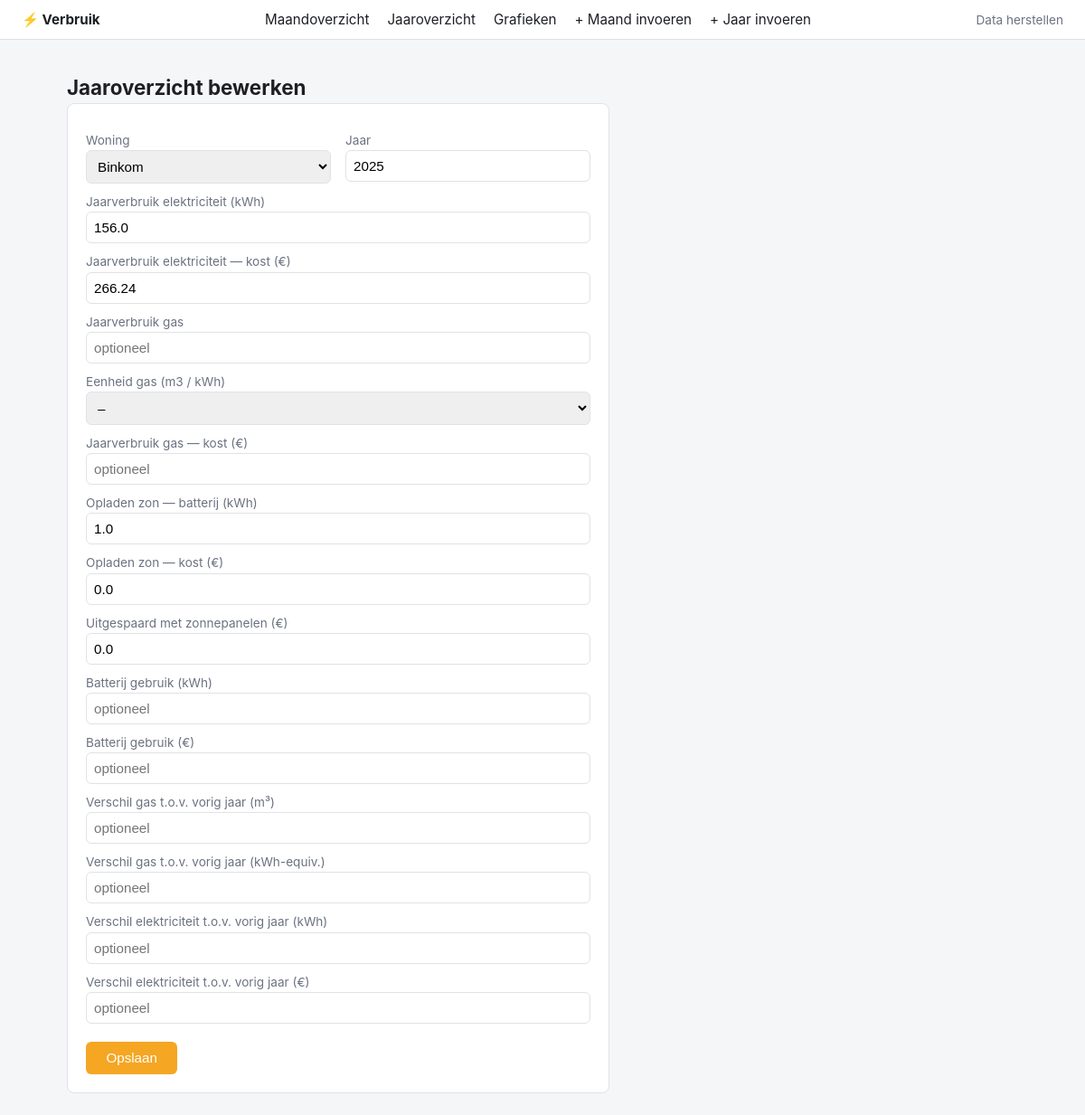
The page /jaaroverzicht/invoer/Binkom/2025 on the database its author committed.
### tables this page shows
CREATE TABLE jaaroverzicht (
    id INTEGER PRIMARY KEY AUTOINCREMENT,
    woning TEXT NOT NULL CHECK (woning IN ('Tienen', 'Binkom')),
    jaar INTEGER NOT NULL,

    jaarverbruik_elektriciteit_kwh REAL,
    jaarverbruik_elektriciteit_kost_eur REAL,

    jaarverbruik_gas REAL,
    jaarverbruik_gas_eenheid TEXT CHECK (jaarverbruik_gas_eenheid IN ('m3', 'kWh')),
    jaarverbruik_gas_kost_eur REAL,

    opladen_zon_kwh REAL,
    opladen_zon_kost_eur REAL,

    uitgespaard_zonnepanelen_eur REAL,

    batterij_gebruik_kwh REAL,
    batterij_gebruik_kost_eur REAL,

    verschil_gas_vorig_jaar_m3 REAL,
    verschil_gas_vorig_jaar_kwh REAL,

    verschil_elektriciteit_vorig_jaar_kwh REAL,
    verschil_elektriciteit_vorig_jaar_eur REAL,

    UNIQUE(woning, jaar)
);

### main.py (the view, shortened to what this page needs)
@app.route("/jaaroverzicht/invoer", methods=["GET", "POST"])
@app.route("/jaaroverzicht/invoer/<woning>/<int:jaar>", methods=["GET", "POST"])
def jaaroverzicht_invoer(woning=None, jaar=None):
    bestaand = None
    if woning and jaar:
        conn = get_connection()
        row = conn.execute(
            "SELECT * FROM jaaroverzicht WHERE woning=? AND jaar=?", (woning, jaar)
        ).fetchone()
        conn.close()
        bestaand = dict(row) if row else None
    return render_template(
        "jaaroverzicht_invoer.html",
        woningen=WONINGEN,
        velden=JAAR_INVOERVELDEN,
        bestaand=bestaand,
        woning=woning,
        jaar=jaar,
    )

### main.py (called while the page is built)
    def __call__(self, environ, start_response):
        script_name = environ.get("HTTP_X_INGRESS_PATH", "")
        if script_name:
            environ["SCRIPT_NAME"] = script_name
            path_info = environ.get("PATH_INFO", "")
            if path_info.startswith(script_name):
                environ["PATH_INFO"] = path_info[len(script_name):]
        return self.wsgi_app(environ, start_response)

### models.py (called while the page is built)
def get_connection():
    DB_PATH.parent.mkdir(parents=True, exist_ok=True)
    conn = sqlite3.connect(DB_PATH)
    conn.row_factory = sqlite3.Row
    conn.execute("PRAGMA foreign_keys = ON")
    return conn

### templates/jaaroverzicht_invoer.html (shortened to what this page needs)
{% extends "base.html" %}
{% block content %}
<h1>{{ "Jaaroverzicht bewerken" if bestaand else "Jaaroverzicht invoeren" }}</h1>
<form class="entry" method="post">
    <div class="row2">
        <div>
            <label>Woning</label>
            <select name="woning" required>
                {% for w in woningen %}
                <option value="{{ w }}" {{ "selected" if (bestaand and bestaand.woning == w) or (woning == w) }}>{{ w }}</option>
                {% endfor %}
            </select>
        </div>
        <div>
            <label>Jaar</label>
            <input type="number" name="jaar" value="{{ bestaand.jaar if bestaand else (jaar or '') }}" required>
        </div>
    </div>
    {% for veld, label in velden %}
    <label>{{ label }}</label>
    {% if veld == "jaarverbruik_gas_eenheid" %}
    <select name="{{ veld }}">
        <option value="">–</option>
    </select>
    {% else %}
    <input type="text" name="{{ veld }}" value="{{ bestaand[veld] if bestaand and bestaand[veld] is not none else '' }}" placeholder="optioneel">
    {% endif %}
    {% endfor %}
    <button type="submit">Opslaan</button>
</form>
{% endblock %}

### static/style.css (style rules this page uses)
:root { --bg: #f5f6f8; --card: #ffffff; --border: #e0e2e7; --text: #1c1f24; --muted: #6b7280; --accent: #f5a623; --accent-dark: #d68910; --pos: #2e7d32; --neg: #c0392b; }
* { box-sizing: border-box; }
body { margin: 0; font-family: -apple-system, "Segoe UI", Roboto, sans-serif; background: var(--bg); color: var(--text); }
h1 { font-size: 1.4rem; margin-bottom: 0.25rem; }
form.entry { background: var(--card); border: 1px solid var(--border); border-radius: 8px; padding: 1.25rem; max-width: 600px; }
form.entry label { display: block; margin-top: 0.75rem; font-size: 0.85rem; color: var(--muted); }
form.entry input, form.entry select { width: 100%; padding: 0.5rem; border: 1px solid var(--border); border-radius: 6px; font-size: 0.95rem; margin-top: 0.2rem; }
form.entry button { margin-top: 1.25rem; background: var(--accent); color: #fff; border: none; padding: 0.6rem 1.4rem; border-radius: 6px; font-size: 0.95rem; cursor: pointer; }
.row2 { display: grid; grid-template-columns: 1fr 1fr; gap: 0 1rem; }

### rows shown on the page
jaaroverzicht: jaar "2025", jaarverbruik_elektriciteit_kwh "156.0" "266.24" "1.0" "0.0" "0.0"

### other values the page prints
{{ "Jaaroverzicht bewerken" if bestaand else "Jaaroverzicht invoeren" }} "Jaaroverzicht bewerken"
{{ label }} "Jaarverbruik elektriciteit (kWh)" "Jaarverbruik elektriciteit — kost (€)" "Jaarverbruik gas" "Eenheid gas (m3 / kWh)" "Jaarverbruik gas — kost (€)" "Opladen zon — batterij (kWh)" "Opladen zon — kost (€)" "Uitgespaard met zonnepanelen (€)" "Batterij gebruik (kWh)" "Batterij gebruik (€)" "Verschil gas t.o.v. vorig jaar (m³)" "Verschil gas t.o.v. vorig jaar (kWh-equiv.)" "Verschil elektriciteit t.o.v. vorig jaar (kWh)" "Verschil elektriciteit t.o.v. vorig jaar (€)"
form field woning "Binkom"
